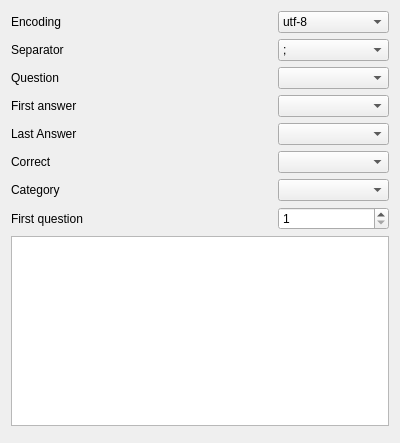
<?xml version="1.0" encoding="UTF-8"?>
<ui version="4.0">
 <class>CSVDialog</class>
 <widget class="QDialog" name="CSVDialog">
  <property name="geometry">
   <rect>
    <x>0</x>
    <y>0</y>
    <width>400</width>
    <height>443</height>
   </rect>
  </property>
  <property name="windowTitle">
   <string>Settings</string>
  </property>
  <layout class="QGridLayout" name="gridLayout">
   <item row="9" column="0">
    <widget class="QDialogButtonBox" name="buttonBox">
     <property name="standardButtons">
      <set>QDialogButtonBox::NoButton</set>
     </property>
    </widget>
   </item>
   <item row="5" column="0">
    <widget class="QLabel" name="label_6">
     <property name="text">
      <string>Correct</string>
     </property>
    </widget>
   </item>
   <item row="1" column="1">
    <widget class="QComboBox" name="cbCSVSeparator">
     <item>
      <property name="text">
       <string>;</string>
      </property>
     </item>
     <item>
      <property name="text">
       <string>,</string>
      </property>
     </item>
    </widget>
   </item>
   <item row="1" column="0">
    <widget class="QLabel" name="label_2">
     <property name="text">
      <string>Separator</string>
     </property>
    </widget>
   </item>
   <item row="4" column="1">
    <widget class="QComboBox" name="cbAnswerLast"/>
   </item>
   <item row="4" column="0">
    <widget class="QLabel" name="label_5">
     <property name="text">
      <string>Last Answer</string>
     </property>
    </widget>
   </item>
   <item row="3" column="0">
    <widget class="QLabel" name="label_4">
     <property name="text">
      <string>First answer</string>
     </property>
    </widget>
   </item>
   <item row="2" column="1">
    <widget class="QComboBox" name="cbQuestionCol"/>
   </item>
   <item row="6" column="1">
    <widget class="QComboBox" name="cbCategory"/>
   </item>
   <item row="0" column="0">
    <widget class="QLabel" name="label">
     <property name="text">
      <string>Encoding</string>
     </property>
    </widget>
   </item>
   <item row="3" column="1">
    <widget class="QComboBox" name="cbAnswerFirst"/>
   </item>
   <item row="6" column="0">
    <widget class="QLabel" name="label_7">
     <property name="text">
      <string>Category</string>
     </property>
    </widget>
   </item>
   <item row="8" column="0" colspan="2">
    <widget class="QTableWidget" name="table"/>
   </item>
   <item row="0" column="1">
    <widget class="QComboBox" name="cbEncoding">
     <item>
      <property name="text">
       <string>utf-8</string>
      </property>
     </item>
     <item>
      <property name="text">
       <string>windows-1251</string>
      </property>
     </item>
    </widget>
   </item>
   <item row="2" column="0">
    <widget class="QLabel" name="label_3">
     <property name="text">
      <string>Question</string>
     </property>
    </widget>
   </item>
   <item row="5" column="1">
    <widget class="QComboBox" name="cbCorrect"/>
   </item>
   <item row="7" column="1">
    <widget class="QSpinBox" name="firstQuestion">
     <property name="minimum">
      <number>1</number>
     </property>
    </widget>
   </item>
   <item row="7" column="0">
    <widget class="QLabel" name="label_8">
     <property name="text">
      <string>First question</string>
     </property>
    </widget>
   </item>
  </layout>
 </widget>
 <resources/>
 <connections>
  <connection>
   <sender>buttonBox</sender>
   <signal>accepted()</signal>
   <receiver>CSVDialog</receiver>
   <slot>accept()</slot>
   <hints>
    <hint type="sourcelabel">
     <x>248</x>
     <y>254</y>
    </hint>
    <hint type="destinationlabel">
     <x>157</x>
     <y>274</y>
    </hint>
   </hints>
  </connection>
  <connection>
   <sender>buttonBox</sender>
   <signal>rejected()</signal>
   <receiver>CSVDialog</receiver>
   <slot>reject()</slot>
   <hints>
    <hint type="sourcelabel">
     <x>316</x>
     <y>260</y>
    </hint>
    <hint type="destinationlabel">
     <x>286</x>
     <y>274</y>
    </hint>
   </hints>
  </connection>
 </connections>
</ui>
